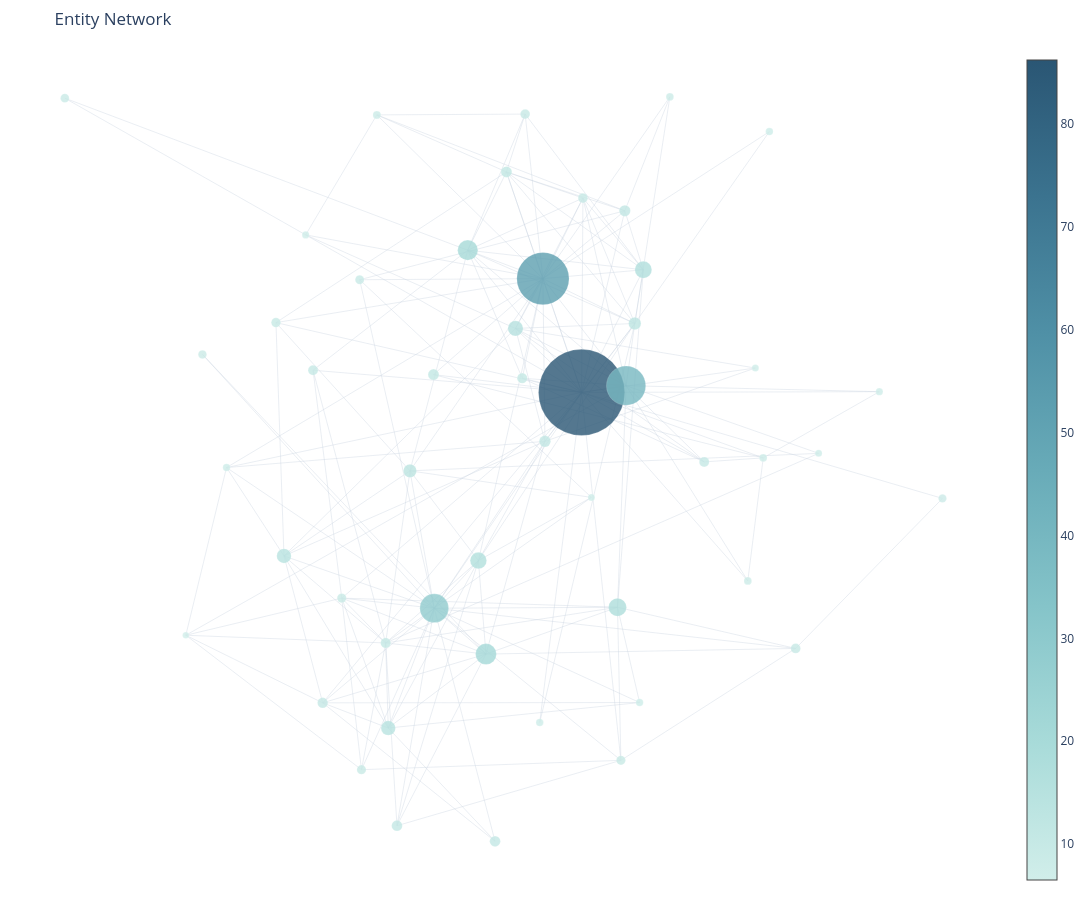

The notebook cell saved with this chart:
### Code cell
import networkx as nx
import plotly.graph_objects as go

pos = nx.spring_layout(G, seed=42, k=2.0, iterations=150)

edge_x = []
edge_y = []

for u, v, d in G.edges(data=True):
    x0, y0 = pos[u]
    x1, y1 = pos[v]
    edge_x.extend([x0, x1, None])
    edge_y.extend([y0, y1, None])

edge_trace = go.Scatter(
    x=edge_x,
    y=edge_y,
    mode='lines',
    line=dict(width=0.4, color='#cbd5e1'),
    hoverinfo='none'
)

node_x = []
node_y = []
node_text = []
node_size = []

for n in G.nodes():
    x, y = pos[n]
    node_x.append(x)
    node_y.append(y)

    node_text.append(
        f"{G.nodes[n].get('label', n)}<br>"
        f"Freq: {G.nodes[n].get('size', 1)}"
    )

    node_size.append(3 + G.nodes[n].get('size', 1) * 0.25)

node_trace = go.Scatter(
    x=node_x,
    y=node_y,
    mode='markers',
    text=node_text,
    hoverinfo='text',
    marker=dict(
        size=node_size,
        color=node_size,
        colorscale='Teal',
        showscale=True,
        opacity=0.8,
        line=dict(width=0.2, color='white')
    )
)

fig = go.Figure(data=[edge_trace, node_trace])

fig.update_layout(
    title='Entity Network',
    template='plotly_white',
    showlegend=False,
    width=1300,
    height=900,
    margin=dict(l=10, r=10, t=50, b=10),
    xaxis=dict(showgrid=False, zeroline=False, showticklabels=False),
    yaxis=dict(showgrid=False, zeroline=False, showticklabels=False)
)

fig.show()

### Figure 1 — Plotly figure (JSON) as saved in the notebook; plotly's stock layout.template omitted (floating-point values rounded to 4 significant figures; data arrays with more than 128 entries replaced by an {"elided": "..."} marker saying what was removed)
{"data": [{"hoverinfo": "none", "line": {"color": "#cbd5e1", "width": 0.4}, "mode": "lines", "type": "scatter", "x": {"elided": "546 float values"}, "y": {"elided": "546 float values"}}, {"hoverinfo": "text", "marker": {"color": [86.25, 52.25, 39.25, 28.75, 21, 20.25, 18, 17, 16.5, 15.25, 14.5, 14.5, 13.25, 12.5, 11.5, 11.25, 11, 11, 10.75, 10.75, 10.5, 10.25, 10.25, 10, 10, 9.75, 9.75, 9.75, 9.5, 9.25, 9.25, 9.25, 9, 8.75, 8.5, 8.25, 8, 7.75, 7.75, 7.75, 7.5, 7.5, 7.5, 7.5, 7.25, 7.25, 7, 7, 7, 6.5], "colorscale": [[0, "rgb(209, 238, 234)"], [0.1667, "rgb(168, 219, 217)"], [0.3333, "rgb(133, 196, 201)"], [0.5, "rgb(104, 171, 184)"], [0.6667, "rgb(79, 144, 166)"], [0.8333, "rgb(59, 115, 143)"], [1, "rgb(42, 86, 116)"]], "line": {"color": "white", "width": 0.2}, "opacity": 0.8, "showscale": true, "size": [86.25, 52.25, 39.25, 28.75, 21, 20.25, 18, 17, 16.5, 15.25, 14.5, 14.5, 13.25, 12.5, 11.5, 11.25, 11, 11, 10.75, 10.75, 10.5, 10.25, 10.25, 10, 10, 9.75, 9.75, 9.75, 9.5, 9.25, 9.25, 9.25, 9, 8.75, 8.5, 8.25, 8, 7.75, 7.75, 7.75, 7.5, 7.5, 7.5, 7.5, 7.25, 7.25, 7, 7, 7, 6.5]}, "mode": "markers", "text": ["Pakistan<br>Freq: 333", "US<br>Freq: 197", "India<br>Freq: 145", "PTI<br>Freq: 103", "SC<br>Freq: 72", "China<br>Freq: 69", "Karachi<br>Freq: 60", "Iran<br>Freq: 56", "Karachi<br>Freq: 54", "Afghanistan<br>Freq: 49", "KP<br>Freq: 46", "Sindh<br>Freq: 46", "Islamabad<br>Freq: 41", "UN<br>Freq: 38", "Taliban<br>Freq: 34", "Israel<br>Freq: 33", "Bangladesh<br>Freq: 32", "Syria<br>Freq: 32", "ECP<br>Freq: 31", "Senate<br>Freq: 31", "NAB<br>Freq: 30", "PPP<br>Freq: 29", "Australia<br>Freq: 29", "IMF<br>Freq: 28", "England<br>Freq: 28", "Balochistan<br>Freq: 27", "Trump<br>Freq: 27", "Russia<br>Freq: 27", "UK<br>Freq: 26", "Imran<br>Freq: 25", "NA<br>Freq: 25", "PML-N<br>Freq: 25", "Lahore<br>Freq: 24", "Balochistan<br>Freq: 23", "IHC<br>Freq: 22", "EU<br>Freq: 21", "Turkey<br>Freq: 20", "Gaza<br>Freq: 19", "New Zealand<br>Freq: 19", "PCB<br>Freq: 19", "SHC<br>Freq: 18", "Saudi Arabia<br>Freq: 18", "Khan<br>Freq: 18", "Yemen<br>Freq: 18", "Sri Lanka<br>Freq: 17", "Nato<br>Freq: 17", "Kabul<br>Freq: 16", "PML<br>Freq: 16", "AJK<br>Freq: 16", "Zardari<br>Freq: 14"], "type": "scatter", "x": [0.1209, 0.0517, 0.2006, -0.1428, -0.05026, -0.08285, 0.1852, 0.2314, -0.0638, 0.002545, -0.4119, -0.2252, -0.1863, 0.2161, 0.05532, 0.1983, -0.1442, -0.01363, -0.2096, -0.03401, -0.3425, -0.2298, 0.0147, -0.3598, 0.3404, 0.5041, 0.01989, 0.1233, -0.4262, -0.3084, 0.1913, -0.2731, -0.2764, -0.8042, -0.5578, 0.767, -0.2456, 0.279, 0.446, 0.4185, 0.2248, 0.04594, -0.5147, 0.457, 0.6539, -0.373, 0.432, 0.1385, 0.5452, -0.5876], "y": [0.1375, 0.4258, 0.1545, -0.4094, -0.5257, 0.4978, -0.407, 0.4482, -0.2887, 0.2995, -0.277, -0.713, -0.06132, 0.3121, 0.01344, 0.5977, 0.1826, 0.6962, -0.9606, -1, -0.6492, -0.4975, 0.1734, 0.1936, -0.03862, -0.5113, 0.8427, 0.63, 0.3143, -0.3838, -0.7949, -0.8186, 0.423, 0.8831, 0.2338, -0.1312, 0.8407, 0.8864, -0.02839, -0.3401, -0.6484, -0.699, -0.05296, 0.7983, 0.1393, 0.5367, 0.1993, -0.1286, -0.01695, -0.4779]}], "layout": {"height": 900, "margin": {"b": 10, "l": 10, "r": 10, "t": 50}, "showlegend": false, "title": {"text": "Entity Network"}, "width": 1300, "xaxis": {"showgrid": false, "showticklabels": false, "zeroline": false}, "yaxis": {"showgrid": false, "showticklabels": false, "zeroline": false}}}
